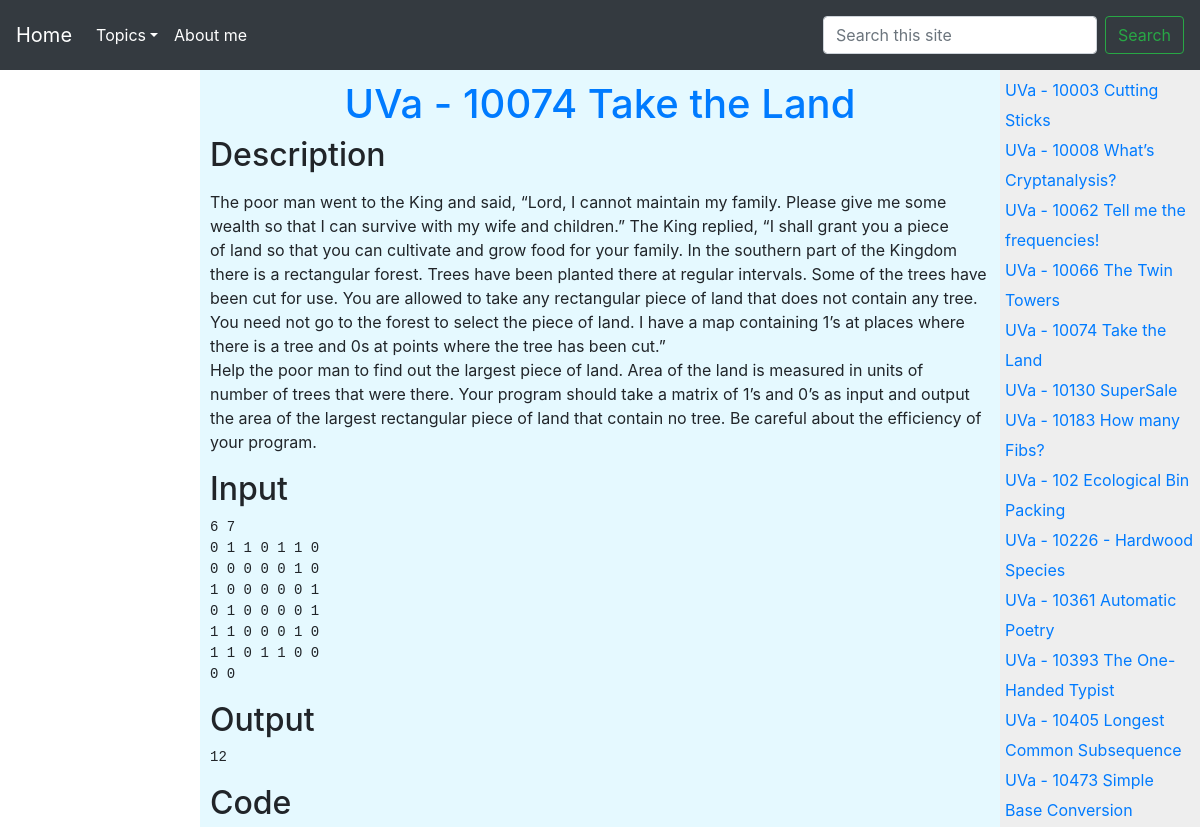
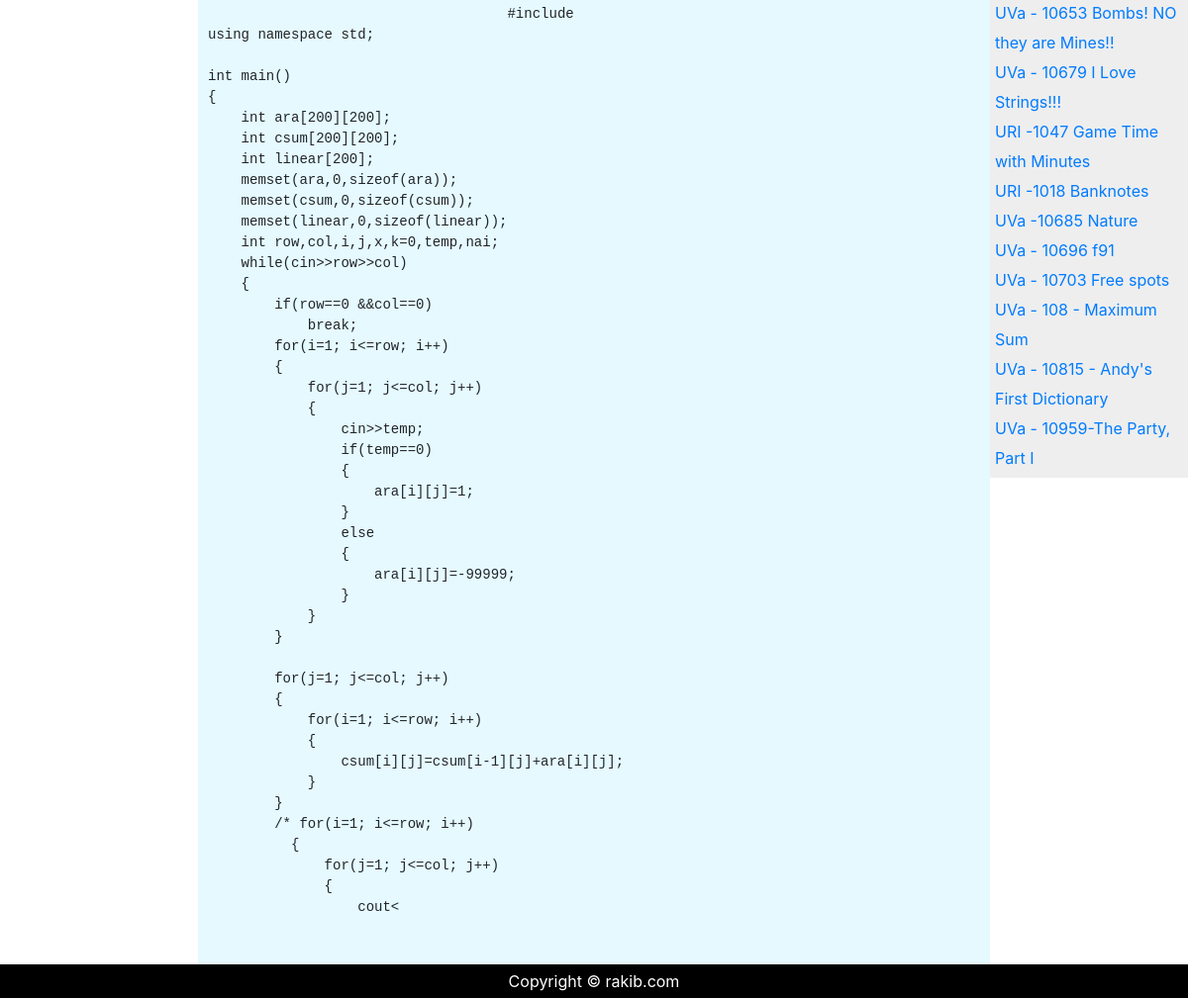
The app's page /acm/10074-take-the-land with its own data (2 pictures, top to bottom).
### blog/models.py (models this page shows)
class UvaSolve(models.Model):
    title = models.CharField(max_length=100)
    slug = models.SlugField(max_length=100, unique=True, blank=True)
    url_txt = models.URLField(max_length=100)
    description = models.TextField()
    critical_input = models.TextField()
    critical_output = models.TextField()
    code_txt = models.TextField()
    def get_absolute_url(self):
        return reverse(viewname="acm_codes", kwargs={'slug': self.slug})
    def __str__(self):
        return self.title

### blog/views.py (the view)
# urls.py: path('acm/<slug:slug>', views.AcmCodesView.as_view(), name='acm_codes'),
class AcmCodesView(DetailView):
    template_name = "codes.html"
    model = UvaSolve
    def get_queryset(self):
        return UvaSolve.objects.all()
    def gets_slug_field(self):
        return UvaSolve.objects.filter(slug=self.kwargs['slug'])
    def get_context_data(self, **kwargs):
        context = super(AcmCodesView, self).get_context_data(**kwargs)
        context = {"detail": self.gets_slug_field(), "data": self.get_queryset()}
        print(context["detail"])
        return context

### blog/templates/codes.html (shortened to what this page needs)
{% extends 'home_base.html' %}
{% block container %}
	<div class="c-nav">
		{% for d in data %}
			<a href="{{ d.get_absolute_url }}">{{ d.title }}</a><br>
		{% endfor %}
	</div>
	{% for d in detail %}
		<div class="c-section">
			<h1 style="text-align: center;"><a href="{{ d.url_txt }}">{{ d.title }}</a></h1>
			<h2 style="text-align: left">Description</h2>
			<p>{{ d.description | linebreaks}}<p>
				<h2 style="text-align: left">Input</h2>
			<pre>{{ d.critical_input | safe }}</pre>
			<h2 style="text-align: left">Output</h2>
		<pre>{{ d.critical_output | safe }}</pre>
		<h2 style="text-align: left">Code</h2>
		{% load pygmentify %}
		{% pygment %}
		            <pre lang='c'>
			            {{ d.code_txt | safe }}
		</pre>
	{% endpygment %}
</div>
{% endfor %}
<div class="c-footer">
Copyright © rakib.com
</div>
{% endblock %}

### static/CSS/home.css (style rules this page uses)
.c-nav { line-height: 30px; background-color: #eeeeee; height: fit-content; width: 200px; float: right; padding: 5px; }
.c-section { width: 800px; float: left; padding: 10px; margin-left: 200px; background-color: #e5f9ff; }
.c-footer { background-color: black; color: white; clear: both; text-align: center; padding: 5px; }

### records on screen
UvaSolve: title "UVa - 10003 Cutting Sticks"
UvaSolve: title "UVa - 10008 What’s Cryptanalysis?"
UvaSolve: title "UVa - 10062 Tell me the frequencies!"
UvaSolve: title "UVa - 10066 The Twin Towers"
UvaSolve: title "UVa - 10074 Take the Land", description "The poor man went to the King and said, “Lord, I cannot maintain my family. Please give me some wealth so that I can survive with my wife and children.” The King replied, “I shall grant you a piece of land so that you can cultivate and grow food for your family. In the southern part of the Kingdom there is a rectangular forest. Trees have been planted there at regular intervals. Some of the trees have been cut for use. You are allowed to take any rectangular piece of land that does not contain any tree. You need not go to the forest to select the piece of land. I have a map containing 1’s at places where there is a tree and 0s at points where the tree has been cut.” Help the poor man to…", critical_input "6 7 0 1 1 0 1 1 0 0 0 0 0 0 1 0 1 0 0 0 0 0 1 0 1 0 0 0 0 1 1 1 0 0 0 1 0 1 1 0 1 1 0 0 0 0", critical_output "12", code_txt "#include using namespace std; int main() { int ara[200][200]; int csum[200][200]; int linear[200]; memset(ara,0,sizeof(ara)); memset(csum,0,sizeof(csum)); memset(linear,0,sizeof(linear)); int row,col,i,j,x,k=0,temp,nai; while(cin>>row>>col) { if(row==0 &&col==0) break; for(i=1; i<=row; i++) { for(j=1; j<=col; j++) { cin>>temp; if(temp==0) { ara[i][j]=1; } else { ara[i][j]=-99999; } } } for(j=1; j<=col; j++) { for(i=1; i<=row; i++) { csum[i][j]=csum[i-1][j]+ara[i][j]; } } /* for(i=1; i<=row; i++) { for(j=1; j<=col; j++) { cout<"
UvaSolve: title "UVa - 10130 SuperSale"
UvaSolve: title "UVa - 10183 How many Fibs?"
UvaSolve: title "UVa - 102 Ecological Bin Packing"
UvaSolve: title "UVa - 10226 - Hardwood Species"
UvaSolve: title "UVa - 10361 Automatic Poetry"
UvaSolve: title "UVa - 10393 The One-Handed Typist"
UvaSolve: title "UVa - 10405 Longest Common Subsequence"
UvaSolve: title "UVa - 10473 Simple Base Conversion"
UvaSolve: title "UVa - 10653 Bombs! NO they are Mines!!"
UvaSolve: title "UVa - 10679 I Love Strings!!!"
UvaSolve: title "URI -1047 Game Time with Minutes"
UvaSolve: title "URI -1018 Banknotes"
UvaSolve: title "UVa -10685 Nature"
UvaSolve: title "UVa - 10696 f91"
UvaSolve: title "UVa - 10703 Free spots"
UvaSolve: title "UVa - 108 - Maximum Sum"
UvaSolve: title "UVa - 10815 - Andy's First Dictionary"
UvaSolve: title "UVa - 10959-The Party, Part I"
